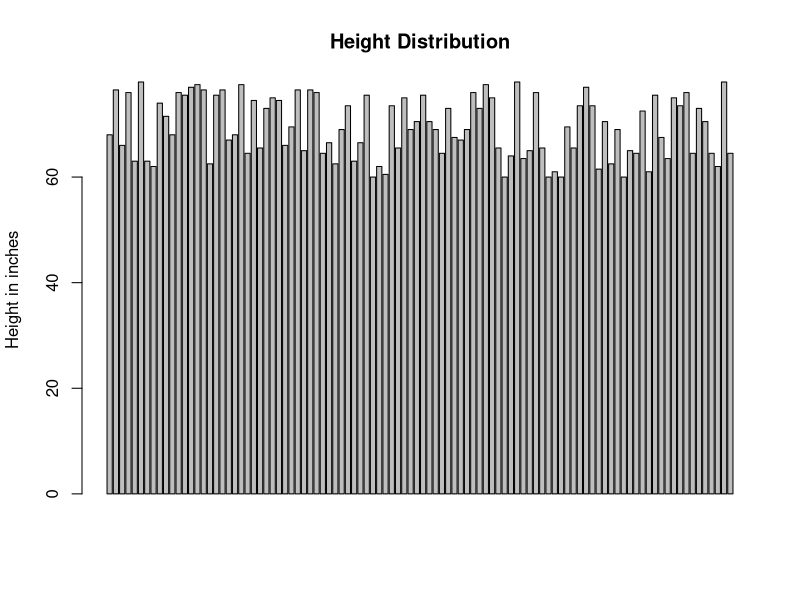
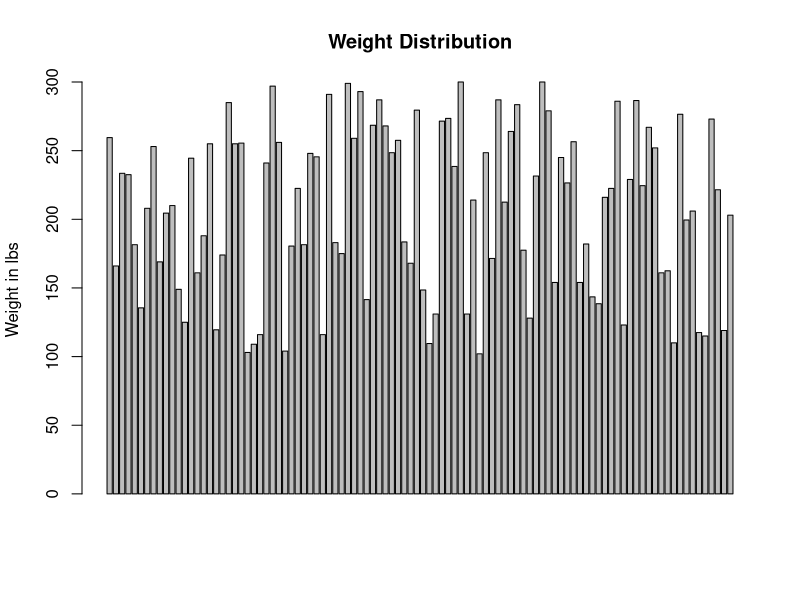
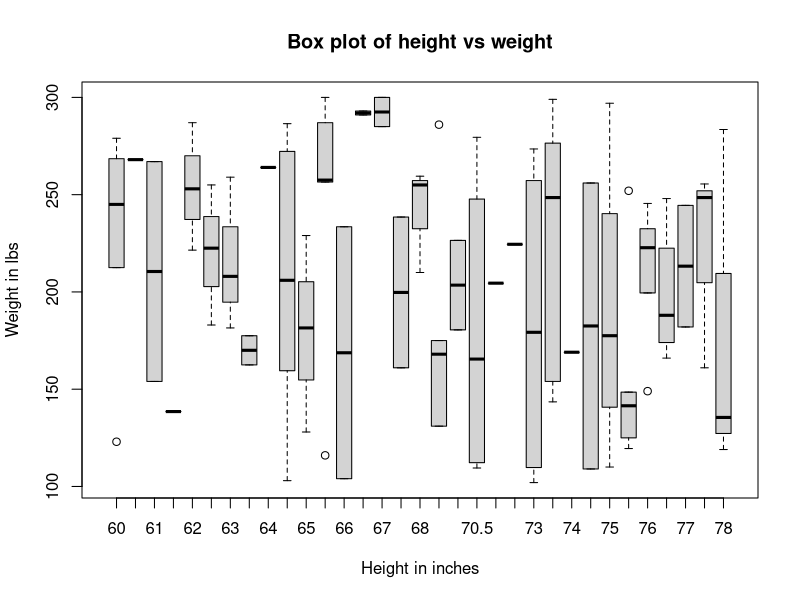
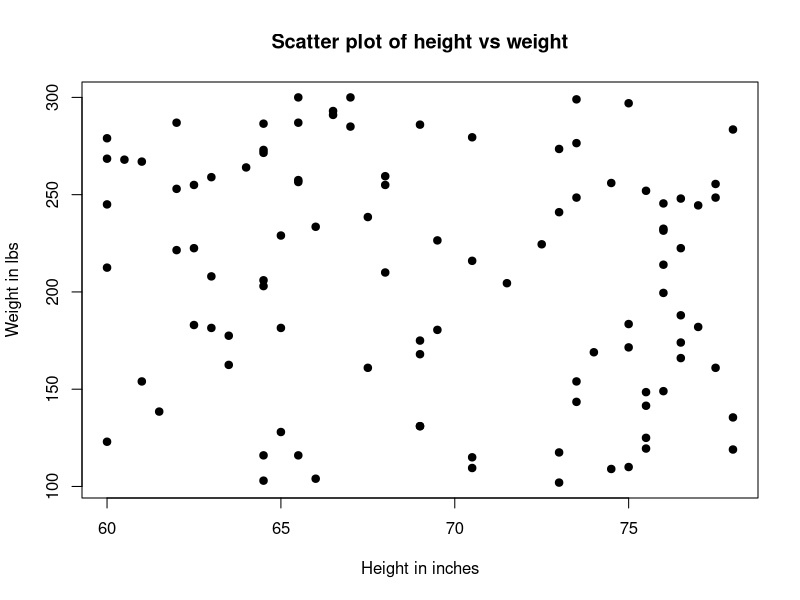
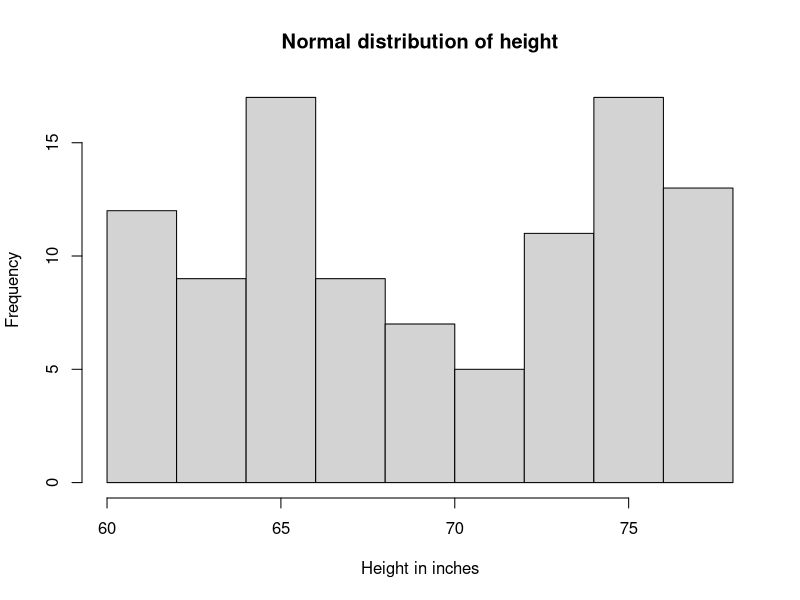
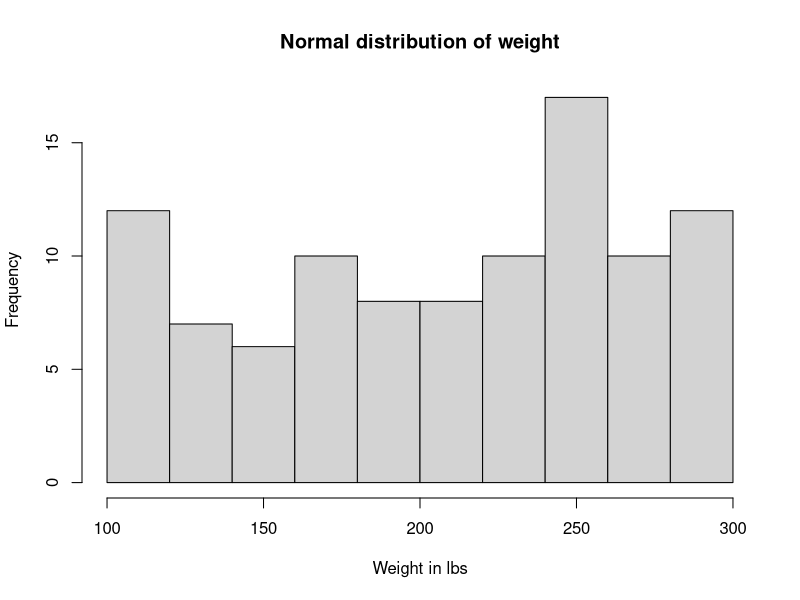
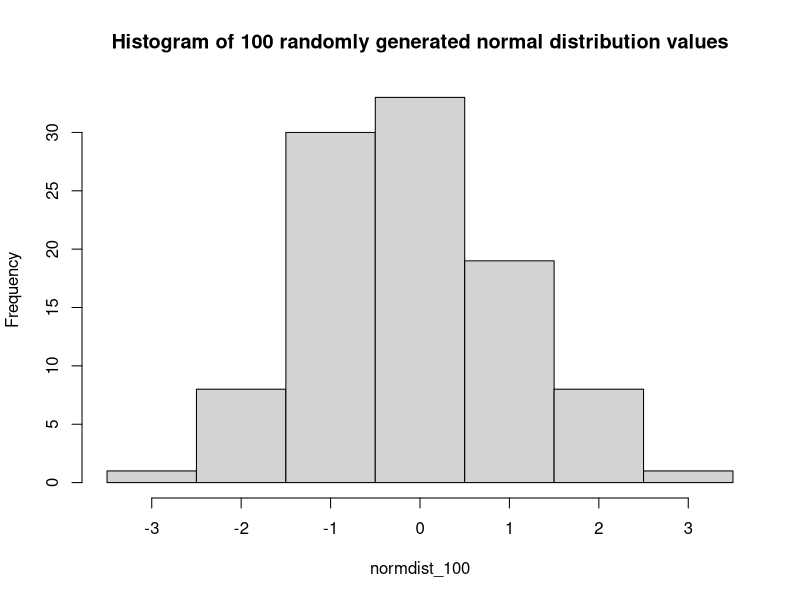
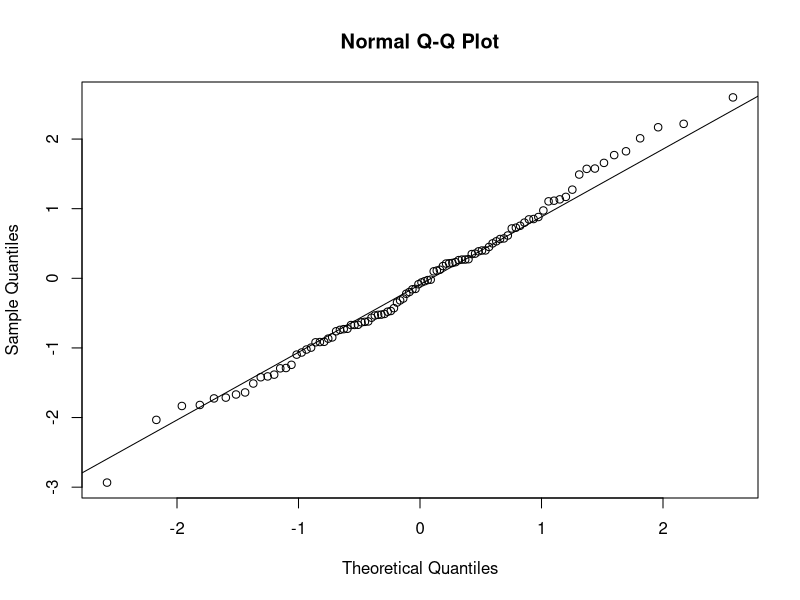

Reproduce these figures in R, in order.
#1. Generate 100 random samples from a univariate normal distribution (default parameters)
#Compute mean, sd, variance, median, and standard quantiles. Report the quantities
set.seed(30)
normdist_100 = rnorm(100, mean = 0, sd = 1)
print(normdist_100[1])
mean_normdist_100 = mean(normdist_100)
sd_normdist_100 = sd(normdist_100)
var_normdist_100 = var(normdist_100)
median_normdist_100 = median(normdist_100)
#Standard quantiles ???

#2. Plot histogram (experiment with breaks parameter), include only one best plot.
dev.new()
hist(normdist_100, breaks=seq(-3.5,3.5,by=1),main="Histogram of 100 randomly generated normal distribution values")
dev.off()


#3.Test if the sample follows a normal distribution 
#Comment on if the data follows a normal distribution (why or why not)?
dev.new()
qqnorm(normdist_100)
qqline(normdist_100)
dev.off()

#4. Generate data (100 samples) for 2 random variable (height and weight)
#Height in inches in increments of 0.5. Weight in lbs in increments of 0.5
height_100 = sample(seq(from =60 , to = 78, by = 0.5), size = 100, replace = TRUE)
weight_100 = sample(seq(from = 100, to = 300, by = 0.5), size = 100, replace = TRUE)
height_weight_100 = data.frame(height=height_100,weight=weight_100)
#Summary statistics of randomly generated height and weight
summary(height_weight_100)
#Barplot of randomly generated height
barplot(height_100, main="Height Distribution", ylab="Height in inches")
#Barplot of randomly generated weight
barplot(weight_100, main="Weight Distribution", ylab="Weight in lbs")
#Boxplot of height vs weight
boxplot(weight~height,data=height_weight_100,main="Box plot of height vs weight",xlab="Height in inches", ylab="Weight in lbs")
#Scatter plot of height vs weight
plot(height_100,weight_100,main="Scatter plot of height vs weight",xlab="Height in inches", ylab="Weight in lbs", pch=19)

#5. Normal distribution for height and weight separately
hist(height_100,main="Normal distribution of height",xlab="Height in inches",ylab="Frequency")
hist(weight_100,main="Normal distribution of weight",xlab="Weight in lbs",ylab="Frequency")

#6. Bivariate distribution
